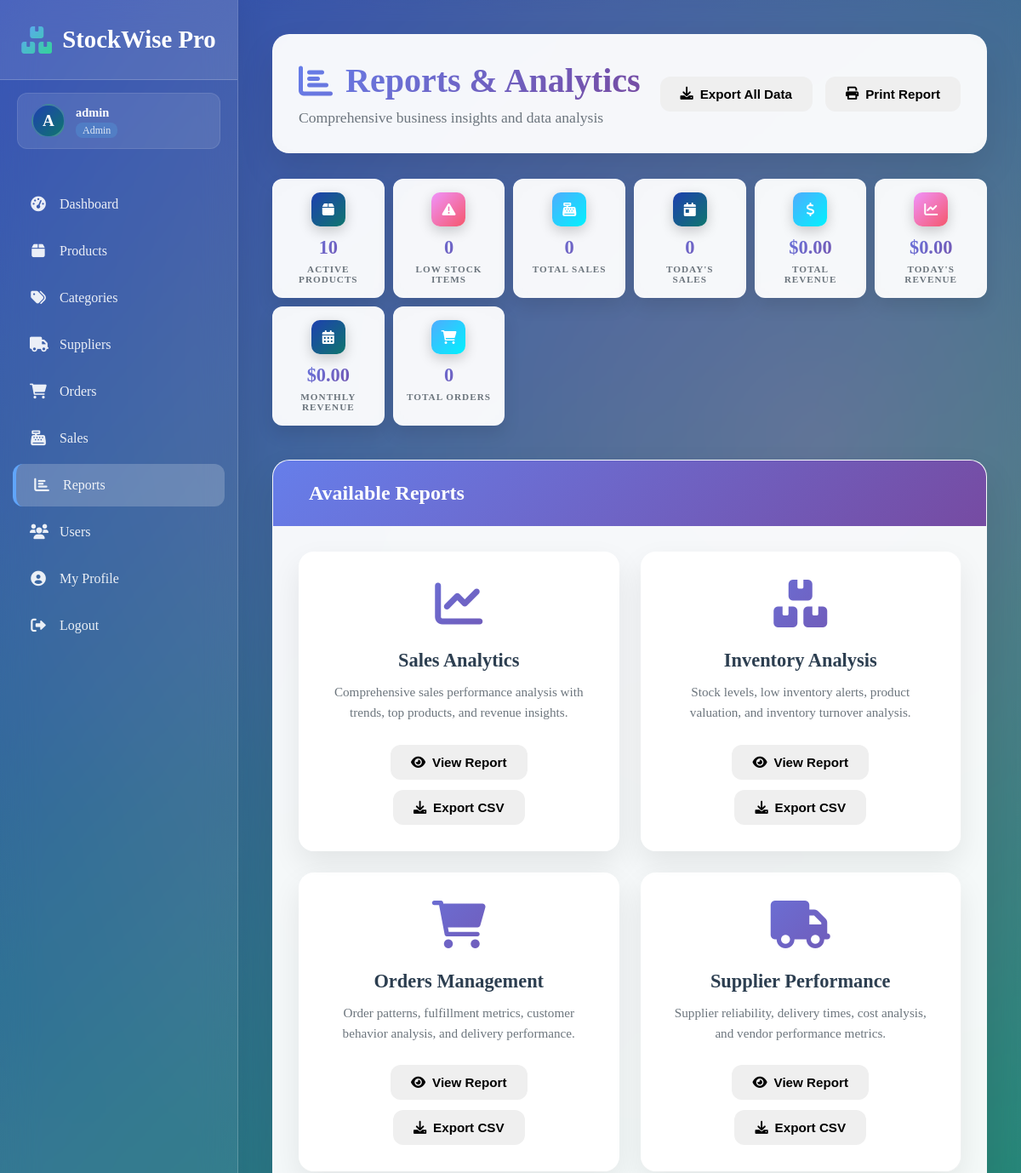
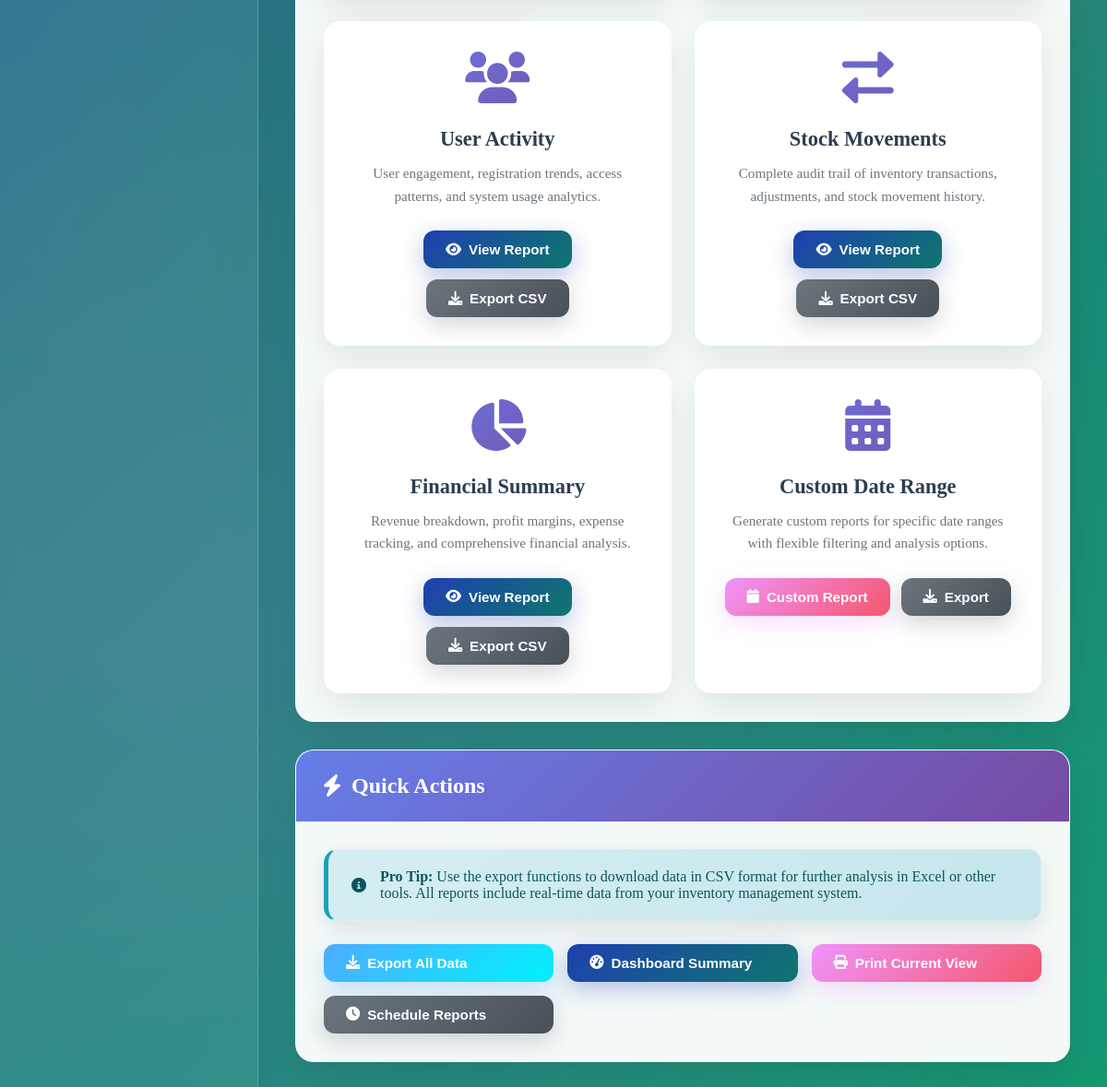
Screenshot of /admin/reports.php (signed in) with the database file from the repository (2 pictures, top to bottom).
### tables this page shows
CREATE TABLE users (
    id INT AUTO_INCREMENT PRIMARY KEY,
    username VARCHAR(50) UNIQUE NOT NULL,
    email VARCHAR(100) UNIQUE NOT NULL,
    password VARCHAR(255) NOT NULL,
    role ENUM('admin', 'staff') DEFAULT 'staff',
    profile_photo VARCHAR(255) DEFAULT NULL,
    created_at TIMESTAMP DEFAULT CURRENT_TIMESTAMP,
    last_login TIMESTAMP NULL,
    status ENUM('active', 'inactive') DEFAULT 'active'
);

### admin/reports.php (the view, shortened to what the rows shown need)
<?php
require_once '../config/db.php';
$user_info = null;
if (isset($_SESSION['user_id'])) {
    $stmt = $conn->prepare("SELECT username, role, profile_photo FROM users WHERE id = ?");
    $stmt->bind_param("i", $_SESSION['user_id']);
    $stmt->execute();
    $result = $stmt->get_result();
    $user_info = $result->fetch_assoc();
}
?>
<!DOCTYPE html>
<html lang="en">
<head>
    <link rel="stylesheet" href="https://cdnjs.cloudflare.com/ajax/libs/font-awesome/6.0.0/css/all.min.css">
</head>
<body>
    <div class="container">
        <div class="sidebar">
            <?php if ($user_info): ?>
            <div style="display: flex; align-items: center; gap: 12px; padding: 12px 16px; background: rgba(255, 255, 255, 0.1); border-radius: 12px; margin: 15px 20px; border: 1px solid rgba(255, 255, 255, 0.1);">
                <?php
                $show_photo = false;
                $photo_src = '';
                if ($show_photo): ?>
                    <img src="<?php echo htmlspecialchars($photo_src); ?>"
                         alt="Profile" style="width: 40px; height: 40px; border-radius: 50%; object-fit: cover; border: 2px solid rgba(255, 255, 255, 0.2);">
                <?php else: ?>
                    <div style="width: 40px; height: 40px; border-radius: 50%; background: linear-gradient(135deg, #1e40af 0%, #0f766e 100%); display: flex; align-items: center; justify-content: center; color: white; border: 2px solid rgba(255, 255, 255, 0.2); font-weight: 600; font-size: 1.2rem;">
                        <?php echo strtoupper(substr($user_info['username'], 0, 1)); ?>
                    </div>
                <?php endif; ?>
                <div style="text-align: left;">
                    <span style="display: block; font-weight: 600; font-size: 0.9rem; color: white; margin-bottom: 2px;"><?php echo htmlspecialchars($user_info['username']); ?></span>
                    <span style="color: rgba(255,255,255,0.8); text-transform: capitalize; font-size: 0.75rem; background: rgba(79, 195, 247, 0.2); padding: 2px 8px; border-radius: 8px;"><?php echo ucfirst($user_info['role']); ?></span>
                </div>
            </div>
            <?php endif; ?>
        </div>
        <div class="main-content">
            <div class="page-header">
                <div>
                    <h1><i class="fas fa-chart-bar"></i> Reports & Analytics</h1>
                </div>
            </div>
        </div>
    </div>
</body>
</html>

### rows the page displays
users: username "A", username "admin", role "Admin"

### other values shown
$stats['products'] "10"
$stats['low_stock'] "0"
$stats['sales'] "0"
$stats['today_sales'] "0"
$stats['revenue'] "0.00"
$stats['today_revenue'] "0.00"
$stats['monthly_revenue'] "0.00"
$stats['orders'] "0"
